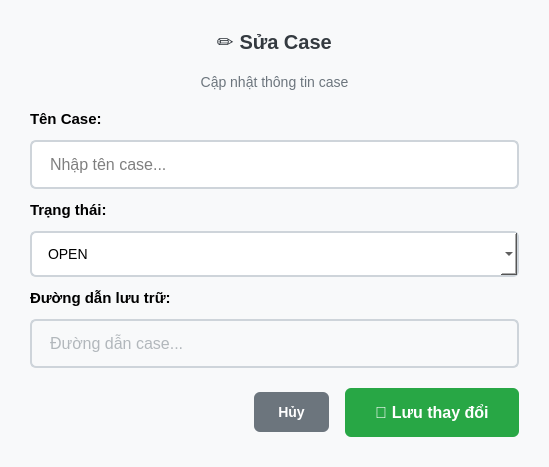
<?xml version="1.0" encoding="UTF-8"?>
<ui version="4.0">
 <class>EditCaseDialog</class>
 <widget class="QDialog" name="EditCaseDialog">
  <property name="geometry">
   <rect>
    <x>0</x>
    <y>0</y>
    <width>549</width>
    <height>448</height>
   </rect>
  </property>
  <property name="windowTitle">
   <string>Sửa Case</string>
  </property>
  <property name="styleSheet">
   <string notr="true">QDialog {
    background-color: #f8f9fa;
}

QGroupBox {
    font-weight: bold;
    border: 2px solid #dee2e6;
    border-radius: 8px;
    margin-top: 10px;
    padding-top: 10px;
    background-color: white;
}

QGroupBox::title {
    subcontrol-origin: margin;
    left: 10px;
    padding: 0 8px 0 8px;
    color: #495057;
}

QPushButton {
    background-color: #007bff;
    border: none;
    color: white;
    padding: 12px 24px;
    border-radius: 6px;
    font-weight: 500;
    font-size: 14px;
}

QPushButton:hover {
    background-color: #0056b3;
}

QPushButton:pressed {
    background-color: #004085;
}

QPushButton#saveBtn {
    background-color: #28a745;
    font-size: 16px;
    padding: 15px 30px;
}

QPushButton#saveBtn:hover {
    background-color: #1e7e34;
}

QPushButton#cancelBtn {
    background-color: #6c757d;
}

QPushButton#cancelBtn:hover {
    background-color: #545b62;
}

QLineEdit {
    border: 2px solid #ced4da;
    border-radius: 6px;
    padding: 12px 16px;
    font-size: 16px;
    background-color: white;
}

QLineEdit:focus {
    border-color: #007bff;
    outline: 0;
    box-shadow: 0 0 0 0.2rem rgba(0,123,255,.25);
}

QLineEdit:read-only {
    background-color: #f8f9fa;
    color: #6c757d;
}


QComboBox {
    border: 2px solid #ced4da;
    border-radius: 6px;
    padding: 12px 16px;
    font-size: 14px;
    background-color: white;
    min-width: 120px;
}

QComboBox:focus {
    border-color: #007bff;
}

QLabel#titleLabel {
    color: #343a40;
    font-size: 20px;
    font-weight: bold;
}

QLabel#subtitleLabel {
    color: #6c757d;
    font-size: 14px;
}</string>
  </property>
  <property name="modal">
   <bool>true</bool>
  </property>
  <layout class="QVBoxLayout" name="mainLayout">
   <property name="spacing">
    <number>20</number>
   </property>
   <property name="leftMargin">
    <number>30</number>
   </property>
   <property name="topMargin">
    <number>30</number>
   </property>
   <property name="rightMargin">
    <number>30</number>
   </property>
   <property name="bottomMargin">
    <number>30</number>
   </property>
   <item>
    <widget class="QLabel" name="titleLabel">
     <property name="text">
      <string>✏️ Sửa Case</string>
     </property>
     <property name="alignment">
      <set>Qt::AlignCenter</set>
     </property>
    </widget>
   </item>
   <item>
    <widget class="QLabel" name="subtitleLabel">
     <property name="text">
      <string>Cập nhật thông tin case</string>
     </property>
     <property name="alignment">
      <set>Qt::AlignCenter</set>
     </property>
    </widget>
   </item>
   <item>
    <spacer name="topSpacer">
     <property name="orientation">
      <enum>Qt::Vertical</enum>
     </property>
     <property name="sizeHint" stdset="0">
      <size>
       <width>20</width>
       <height>10</height>
      </size>
     </property>
    </spacer>
   </item>
   <item>
    <layout class="QVBoxLayout" name="inputLayout">
     <property name="spacing">
      <number>12</number>
     </property>
     <item>
      <widget class="QLabel" name="caseNameLabel">
       <property name="font">
        <font>
         <pointsize>11</pointsize>
         <weight>75</weight>
         <bold>true</bold>
        </font>
       </property>
       <property name="text">
        <string>Tên Case:</string>
       </property>
      </widget>
     </item>
     <item>
      <widget class="QLineEdit" name="caseNameEdit">
       <property name="placeholderText">
        <string>Nhập tên case...</string>
       </property>
      </widget>
     </item>

     <item>
      <widget class="QLabel" name="statusLabel">
       <property name="font">
        <font>
         <pointsize>11</pointsize>
         <weight>75</weight>
         <bold>true</bold>
        </font>
       </property>
       <property name="text">
        <string>Trạng thái:</string>
       </property>
      </widget>
     </item>
     <item>
      <widget class="QComboBox" name="statusCombo">
       <item>
        <property name="text">
         <string>OPEN</string>
        </property>
       </item>
       <item>
        <property name="text">
         <string>IN_PROGRESS</string>
        </property>
       </item>
       <item>
        <property name="text">
         <string>CLOSED</string>
        </property>
       </item>
       <item>
        <property name="text">
         <string>ARCHIVED</string>
        </property>
       </item>
      </widget>
     </item>
     <item>
      <widget class="QLabel" name="pathLabel">
       <property name="font">
        <font>
         <pointsize>11</pointsize>
         <weight>75</weight>
         <bold>true</bold>
        </font>
       </property>
       <property name="text">
        <string>Đường dẫn lưu trữ:</string>
       </property>
      </widget>
     </item>
     <item>
      <widget class="QLineEdit" name="casePathEdit">
       <property name="readOnly">
        <bool>true</bool>
       </property>
       <property name="styleSheet">
        <string notr="true">background-color: #f8f9fa; color: #6c757d;</string>
       </property>
       <property name="placeholderText">
        <string>Đường dẫn case...</string>
       </property>
      </widget>
     </item>
    </layout>
   </item>
   <item>
    <spacer name="middleSpacer">
     <property name="orientation">
      <enum>Qt::Vertical</enum>
     </property>
     <property name="sizeHint" stdset="0">
      <size>
       <width>20</width>
       <height>20</height>
      </size>
     </property>
    </spacer>
   </item>
   <item>
    <layout class="QHBoxLayout" name="buttonLayout">
     <property name="spacing">
      <number>16</number>
     </property>
     <item>
      <spacer name="buttonSpacer">
       <property name="orientation">
        <enum>Qt::Horizontal</enum>
       </property>
       <property name="sizeHint" stdset="0">
        <size>
         <width>40</width>
         <height>20</height>
        </size>
       </property>
      </spacer>
     </item>
     <item>
      <widget class="QPushButton" name="cancelBtn">
       <property name="text">
        <string>Hủy</string>
       </property>
      </widget>
     </item>
     <item>
      <widget class="QPushButton" name="saveBtn">
       <property name="text">
        <string>💾 Lưu thay đổi</string>
       </property>
      </widget>
     </item>
    </layout>
   </item>
  </layout>
 </widget>
 <resources/>
 <connections/>
</ui> 
